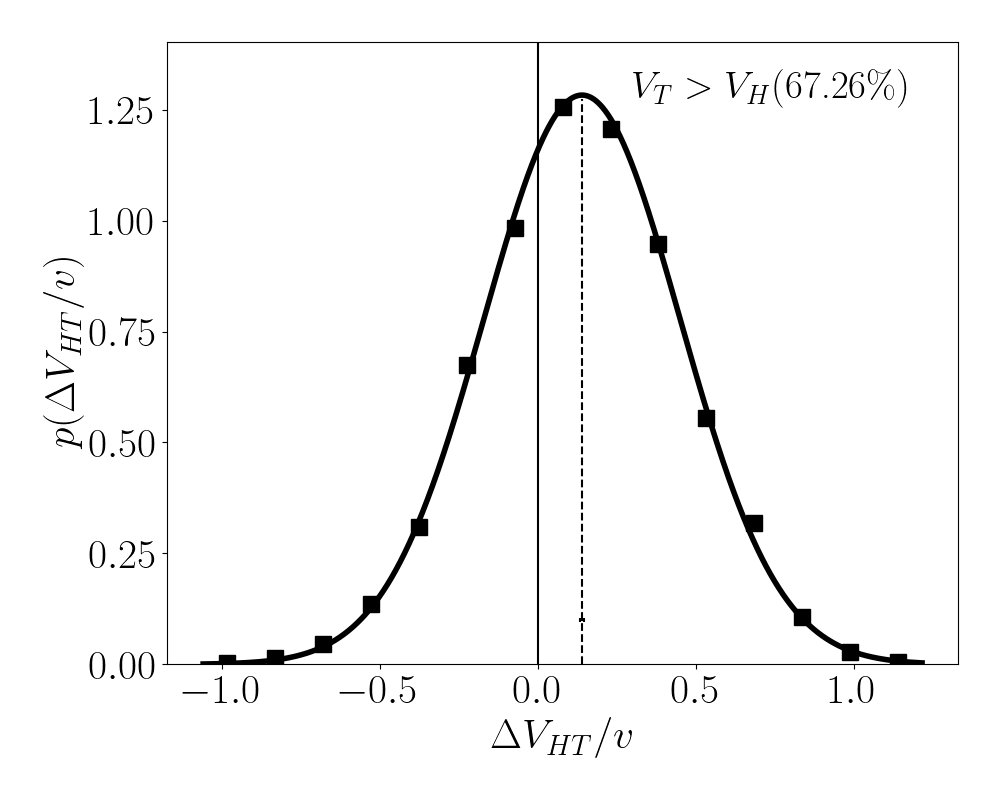

This figure's Python source:

from hd2d_src.HopTrack.utils.path import get_sub_project_root
from hd2d_src.HopTrack.core import *
import os
import numpy as np
from matplotlib import pyplot as plt
from  natsort import natsorted
mpl.rcParams['text.usetex'] = True
plt.rcParams.update({
    'text.usetex': True,
    'font.size': 28,
    'axes.labelsize': 30,
    'axes.titlesize': 34,
    'xtick.labelsize': 30,
    'ytick.labelsize': 30,
    'legend.fontsize': 22,
    'font.family': 'serif',
    'font.serif': ['Times New Roman'],
    'legend.frameon': False
})

project_root = get_sub_project_root()
current_path = os.path.abspath(__file__)
data_dir = os.path.dirname(current_path)
data_path = f'{project_root}/data/output/0805/fix_cr_DHT_Nf_1000'


def get_deltaV_HT(dirData, prefix):
    ave_folders = natsorted([name for name in os.listdir(dirData)
                   if name.startswith(prefix)])  #and os.path.isdir(name)

    data_save = []
    R_list = []
    error = []
    data_all = []
    for folder_up in ave_folders:
        path = os.path.join(dirData, folder_up)
        folder = next(
            (name for name in os.listdir(path)
             if name.startswith('Rc_') and os.path.isdir(os.path.join(path, name))),
            None
        )
        Rc = float(folder.split('Rc_')[1])
        tail_file_path = os.path.join(dirData, folder_up, folder, 'local_density.txt')
        print(tail_file_path)
        all_file_path = os.path.join(dirData, folder_up, folder, 'entire_density.txt')
        print(all_file_path)
        i = float(folder.split('Rc_')[1])
        if os.path.isfile(all_file_path):
            ld = np.loadtxt(tail_file_path)
            all = np.loadtxt(all_file_path)
            if len(np.shape(ld)) > 1:
                local_tail_ini = ld[:, 0]
                local_head_final = ld[:, 3]

                tail = []
                tail.extend(local_tail_ini)
                tail.extend(local_head_final)

                local_head_init = ld[:, 1]
                local_tail_final = ld[:, 2]

                head = []
                head.extend(local_head_init)
                head.extend(local_tail_final)

                head_spc = []
                head_spc.extend(local_tail_final)
                head_spc.extend(local_head_init)

                dv_spc = (np.array(head)-np.array(tail))*(Rc * 2) ** 2
                dv = (np.array(head_spc)-np.array(tail))*(Rc * 2) ** 2
                return dv_spc, dv

dV, dV_spc = get_deltaV_HT(data_path, prefix='rh_0.8_rs_0.6_Lst_0_Len4.00')
dV = -dV
n0 = len(dV[dV>=0])
n1 = len(dV[dV<0])
print(f'number of dV lager than 0 : {n0}')
print(f'number of dV smaller than 0 : {n1}')
np.savetxt(f'{data_dir}/deltaV_HT.csv', dV)
fig, ax = plt.subplots(figsize=(10, 8))
data = [dV]
nbins = [16]
label = [r'']
color = ['k']
x1 = [min(dV)]
x2 = [max(dV)]
_, _, mu_list, sigma_list, h=plot_norm_distribution(ax, data, nbins, label, color, x1, x2, mcolor=None,  pset=None, lt=None, alpha_list=None,
                           markers=None, fit=True, density=True, vline=True, ms=12, lw=4)
# ax.set_xlabel(r'$\Delta V_{HT}/v$')
print(f'mean values: {mu_list}')
print(f'stds: {sigma_list}')
ax.set_xlabel(r'$\Delta V_{T}/v$')
ax.set_ylabel(r'$p(\Delta V_{T}/v)$')
ax.text(0.3, h, f'$\Delta V_{{T}}<0$({n1/(n0+n1)*100:.02f}$\%$)')
ax.vlines(0, 0, h*1.1, 'k')
ax.set_ylim([0, h*1.1])
plt.tight_layout()
fig.savefig(f'{data_dir}/dV_T_distr.png')




n0 = len(dV_spc[dV_spc>=0])
n1 = len(dV_spc[dV_spc<0])
print(f'number of dV lager than 0 : {n0}')
print(f'number of dV smaller than 0 : {n1}')
np.savetxt(f'{data_dir}/deltaV_HT.csv', dV_spc)
fig, ax = plt.subplots(figsize=(10, 8))
data = [dV_spc]
nbins = [16]
label = [r'']
color = ['k']
x1 = [min(dV_spc)]
x2 = [max(dV_spc)]
_, _,  mu_list, sigma_list, h=plot_norm_distribution(ax, data, nbins, label, color, x1, x2, mcolor=None,  pset=None, lt=None, alpha_list=None,
                           markers=None, fit=True, density=True, vline=True, ms=12, lw=4)
# ax.set_xlabel(r'$\Delta V_{HT}/v$')
print(f'mean values: {mu_list}')
print(f'stds: {sigma_list}')
# ax.legend(['Data', 'Gaussian fit'])
ax.set_xlabel(r'$\Delta V_{HT}/v$')
ax.set_ylabel(r'$p(\Delta V_{HT}/v)$')
ax.text(0.3, h, f'$V_{{T}}>V_{{H}}$({n0/(n0+n1)*100:.02f}$\%$)')
ax.vlines(0, 0, h*1.1, 'k')
ax.set_ylim([0, h*1.1])
plt.tight_layout()
fig.savefig(f'{data_dir}/dV_HT_distr.png')
